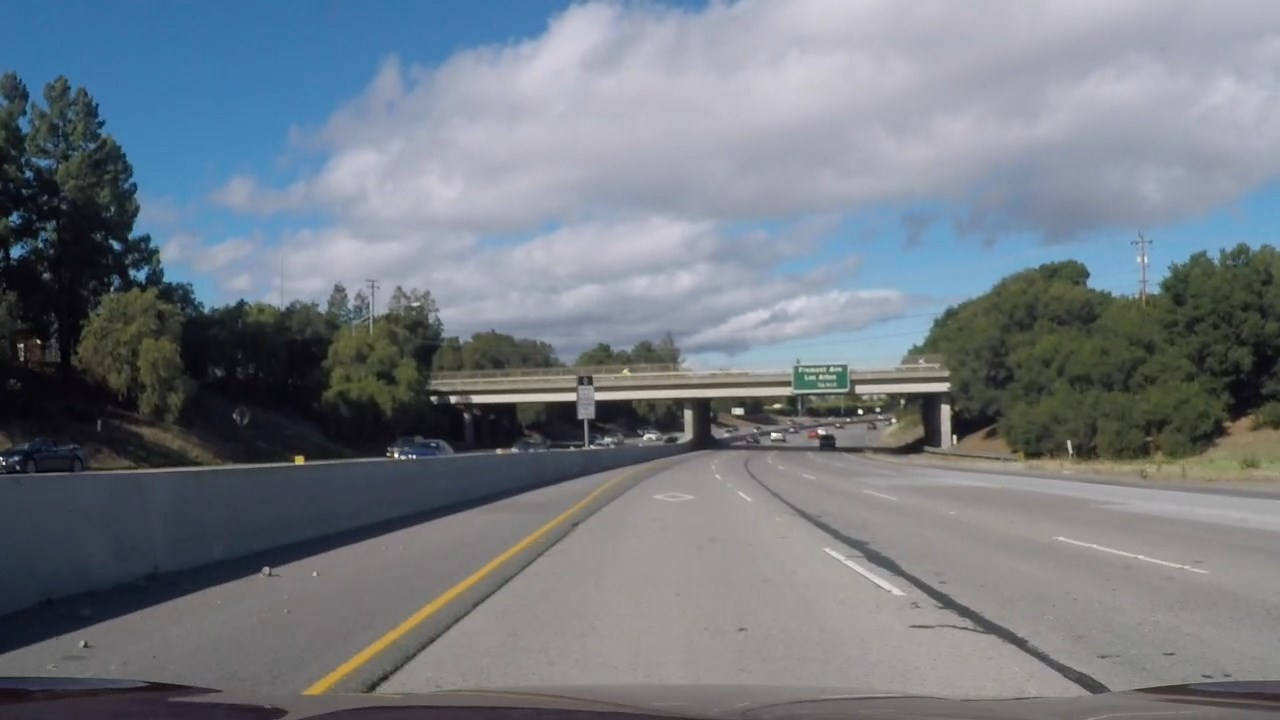
#> input picture test_images/challenge/challenge1.jpg, 1280 x 720 px; its folder holds only this picture in this run
$ python filter_test.py   (older library calls are emulated)
#> lines starting #> are read from the running program, lines starting #| are printed output that depends on the picture; after the words box and inside, x2 and y2 are one past the last pixel; in counts of white or black regions, pixels touching at a corner belong together
### imageProcessing.py
# -*- coding: utf-8 -*-
"""
Editor de Spyder

Este es un archivo temporal
"""

# Load calibration images. Show some examples (4 is ok)
# Save mtx and dist

import cv2
import numpy as np

# [65 lines left out: functions Calibration, perspectiveCal, not called in this run]


def birdEye(img, mtx, dist,M):

    dst = cv2.undistort(img, mtx, dist, None, mtx)
    img_size = (dst.shape[1], dst.shape[0])
    rectified = cv2.warpPerspective(dst, M, img_size, flags=cv2.INTER_LINEAR)

    return rectified

### imageFilter.py
# -*- coding: utf-8 -*-
"""
Created on Thu Oct  5 19:59:19 2017

@author: Toshiharu
"""
import cv2
import numpy as np
import matplotlib.pyplot as plt

# Create binary thresholded images to isolate lane line pixels
def abs_sobel_xy(img, sobel_kernel=3, orient='x',sxy_thresh=(0,255)):
    #gray = cv2.cvtColor(img, cv2.COLOR_RGB2GRAY)
    img = np.copy(img)
    # Take the derivative in x or y given orient = 'x' or 'y'
    if (orient == 'x'):
        sobel = cv2.Sobel(img, cv2.CV_64F, 1, 0, ksize = sobel_kernel)
    elif(orient == 'y'):
        sobel = cv2.Sobel(img, cv2.CV_64F, 0, 1, ksize = sobel_kernel)
    else:
        raise Exception("Invalid orientation")

    abs_sobel = np.absolute(sobel)   # Take the absolute value of the derivative or gradient
    scaled_sobel = np.uint8(255*abs_sobel/np.max(abs_sobel))  #Scale to 8-bit (0 - 255) then convert to type = np.uint8
    sxbinary = np.zeros_like(scaled_sobel)
    sxbinary[(scaled_sobel >= sxy_thresh[0]) & (scaled_sobel <= sxy_thresh[1])] = 1 # Create a mask of 1's

    return sxbinary

def dir_sobel(img, sobel_kernel=15, dir_thresh=(3.14/2*0.95, 3.14/2*1.05)):
    img = np.copy(img)
    # Apply the following steps to img
    # 1) Convert to grayscale
    #gray = cv2.cvtColor(img, cv2.COLOR_RGB2GRAY)
    # 2) Take the gradient in x and y separately
    sobelx = cv2.Sobel(img, cv2.CV_64F, 1, 0, ksize = sobel_kernel)
    sobely = cv2.Sobel(img, cv2.CV_64F, 0, 1, ksize = sobel_kernel)
    # 3) Take the absolute value of the x and y gradients
    abs_sobelx = np.absolute(sobelx)
    abs_sobely = np.absolute(sobely)
     # 4) Use np.arctan2(abs_sobely, abs_sobelx) to calculate the direction of the gradient
    directions = np.arctan2(abs_sobely, abs_sobelx)
    # 5) Create a binary mask where direction thresholds are met
    sxbinary = np.zeros_like(directions)
    sxbinary[(directions >= dir_thresh[0]) & (directions <= dir_thresh[1])] = 1

    return sxbinary

def mag_sobel(img, sobel_kernel=11, mag_thresh=(30,100)):
    img = np.copy(img)
    # Apply the following steps to img
    # 1) Convert to grayscale
    #gray = cv2.cvtColor(img, cv2.COLOR_RGB2GRAY)
    # 2) Take the gradient in x and y separately
    sobelx = cv2.Sobel(img, cv2.CV_64F, 1, 0, ksize = sobel_kernel)
    sobely = cv2.Sobel(img, cv2.CV_64F, 0, 1, ksize = sobel_kernel)
    # 3) Calculate the magnitude
    gradmag = np.sqrt(sobelx**2 + sobely**2)
    # 4) Scale to 8-bit (0 - 255) and convert to type = np.uint8
    scaled_sobel = np.uint8(255*gradmag/np.max(gradmag))
    # 5) Create a binary mask where mag thresholds are met
    sxbinary = np.zeros_like(scaled_sobel)
    sxbinary[(scaled_sobel >= mag_thresh[0]) & (scaled_sobel <= mag_thresh[1])] = 1

    return sxbinary


def Multifilter(img,s_thresh=(180, 255),b_thresh=(155,200),l_thresh=(225,255),sxy_thresh=(20,100), draw=False):

    s_channel = cv2.cvtColor(img, cv2.COLOR_RGB2HLS)[:,:,1]

    l_channel = cv2.cvtColor(img, cv2.COLOR_RGB2LUV)[:,:,0]

    b_channel = cv2.cvtColor(img, cv2.COLOR_RGB2Lab)[:,:,2]

    # Threshold color channel
    s_binary = np.zeros_like(s_channel)
    s_binary[(s_channel >= s_thresh[0]) & (s_channel <= s_thresh[1])] = 1

    b_binary = np.zeros_like(b_channel)
    b_binary[(b_channel >= b_thresh[0]) & (b_channel <= b_thresh[1])] = 1

    l_binary = np.zeros_like(l_channel)
    l_binary[(l_channel >= l_thresh[0]) & (l_channel <= l_thresh[1])] = 1

    gray = cv2.cvtColor(img, cv2.COLOR_RGB2GRAY).astype(np.float)
    sobelxy_binary = abs_sobel_xy(s_channel, sobel_kernel=3, orient='x',sxy_thresh=sxy_thresh)
    sobel_mag = mag_sobel(gray,sobel_kernel=3)
    sobel_dir = dir_sobel(gray)
    #color_binary = np.dstack((u_binary, s_binary, l_binary))

    combined_binary = np.zeros_like(s_binary)
 #   combined_binary[(s_binary == 1) | (b_binary == 1) | (sobelxy_binary==1)] = 1
    combined_binary[(s_binary == 1) | (b_binary == 1) ] = 1

    if (draw == True):
        # Plotting thresholded images
        f, ((ax1, ax2, ax3), (ax4,ax5, ax6)) = plt.subplots(2, 3, sharey='col', sharex='row', figsize=(10,4))
        f.tight_layout()

        ax1.set_title('Original Image', fontsize=16)
        ax1.imshow(img)

        ax2.set_title('S-HLS threshold', fontsize=16)
        ax2.imshow(s_binary, cmap='gray')

        ax3.set_title('B-LAB binary threshold', fontsize=16)
        ax3.imshow(b_binary, cmap='gray')

        ax4.set_title('L-LUV threshold', fontsize=16)
        ax4.imshow(l_binary, cmap='gray')

        ax5.set_title('sobelxy_binary threshold', fontsize=16)
        ax5.imshow(sobelxy_binary, cmap='gray')

        ax6.set_title('Combined color thresholds', fontsize=16)
        ax6.imshow(combined_binary, cmap='gray')


        plt.subplots_adjust(left=0., right=1, top=0.9, bottom=0.)

    return combined_binary

# [19 lines of commented-out code are left out]

### filter_test.py
# -*- coding: utf-8 -*-
"""
Created on Thu Oct  5 19:26:33 2017

@author: Toshiharu
"""
from imageProcessing import perspectiveCal,Calibration,birdEye
import cv2
import matplotlib.pyplot as plt

#Calibration(rows=6,cols=9,imagesFolder='camera_cal',show=False)
#
#correction = 4
#points_orig = np.float32([[(200, 720), (575+correction, 457), (715-correction,457), (1150, 720)]])
#points_world = np.float32([[(440, 720), (440, 0), (950, 0), (950, 720)]])
#
#perspectiveCal(points_orig,points_world,directory='camera_cal')


###########################################################################################
# Load camera lens distortion correction parameters
import pickle

calibration_par = 'camera_cal/calibration.p'
dist_pickle = pickle.load( open( calibration_par, "rb" ) )
#> (reads camera_cal/calibration.p from the repository)
mtx = dist_pickle["mtx"]
dist = dist_pickle["dist"]

# Load perpective matrices
perspective_mat = 'camera_cal/perspective.p'
dist_pickle = pickle.load( open( perspective_mat, "rb" ) )
#> (reads camera_cal/perspective.p from the repository)
M = dist_pickle["M"]
Minv = dist_pickle["Minv"]

############################################################################################

import numpy as np
import cv2
import glob

images = []
#images = glob.glob('test_images/straight_lines*.jpg')
images = glob.glob('test_images/challenge/challenge*.jpg')
# Step through the list and search for chessboard corners
from imageFilter import Multifilter

for idx, fname in enumerate(images):
    print(fname)
    img = cv2.cvtColor(cv2.imread(fname), cv2.COLOR_BGR2RGB)
    top_down = birdEye(img, mtx, dist,M)
    filtered_img = Multifilter(top_down,s_thresh=(150, 255),b_thresh=(140,200),l_thresh=(225,255),sxy_thresh=(30,100), draw=True)
#> in abs_sobel_xy, `sobel = cv2.Sobel(img, cv2.CV_64F, 1, 0, ksize = sobel_kernel)`:
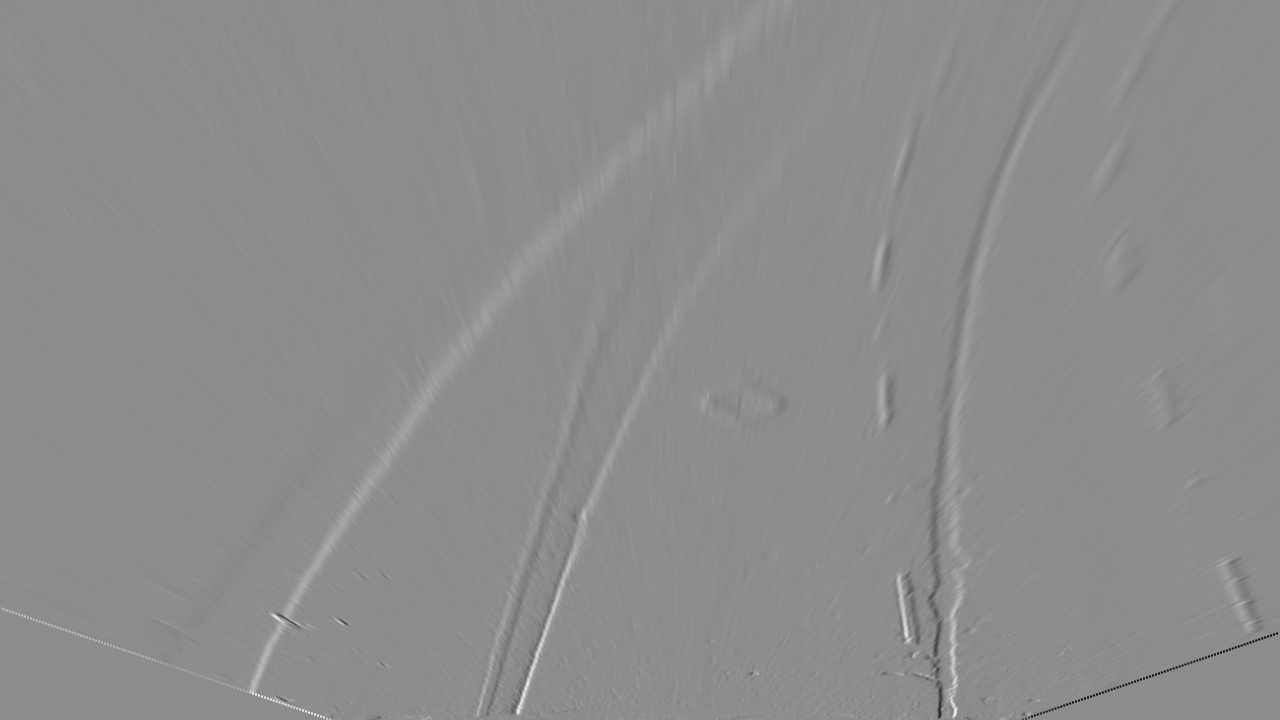
#> sobel: shape (720, 1280) float64; min -303, max 245, mean 0.4; drawn with min black and max white
#> in Multifilter, `sobelxy_binary = abs_sobel_xy(s_channel, sobel_kernel=3, orient='x',sx..`:
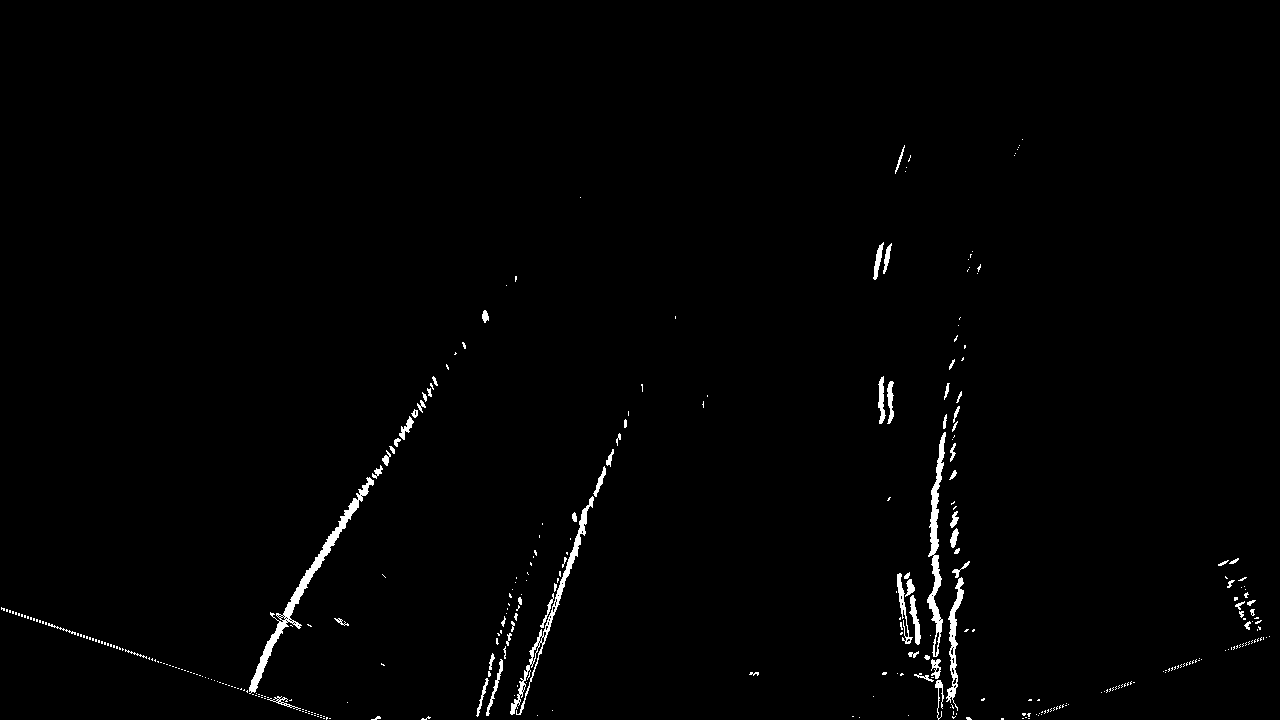
#> sobelxy_binary: shape (720, 1280); values 0 (black) and 1 (white), 1.2% white; 342 white regions (271 under 20 px), largest, box (x1, y1, x2, y2) and area: (249, 477, 374, 694) 1897, (927, 432, 946, 657) 1347, (510, 496, 594, 715) 1274
#> in mag_sobel, `sobely = cv2.Sobel(img, cv2.CV_64F, 0, 1, ksize = sobel_kernel)`:
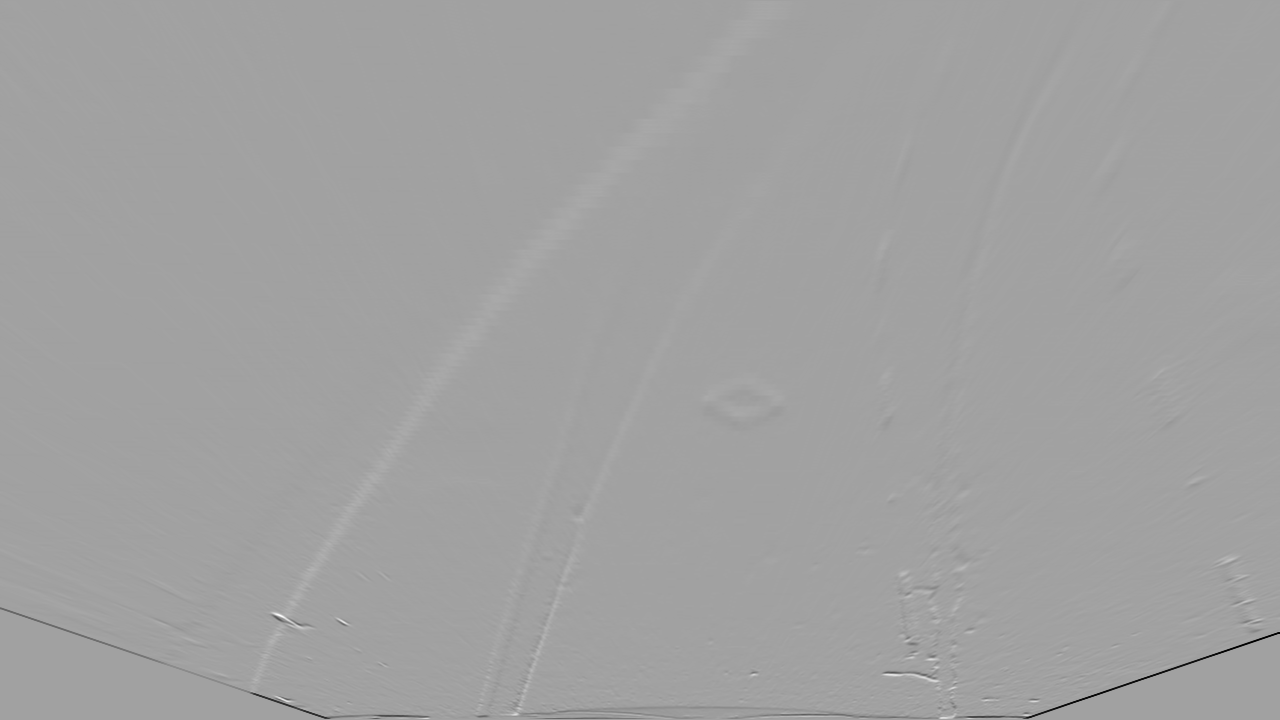
#> sobely: shape (720, 1280) float64; min -609, max 350, mean -0.5; drawn with min black and max white
#> in Multifilter, `sobel_mag = mag_sobel(gray,sobel_kernel=3)`: sobel_mag: shape (720, 1280); values 0 (black) and 1 (white), 0.51% white in thin lines or dots, all inside (x1, y1, x2, y2) = (0, 512, 1278, 720)
#> in dir_sobel, `directions = np.arctan2(abs_sobely, abs_sobelx)`:
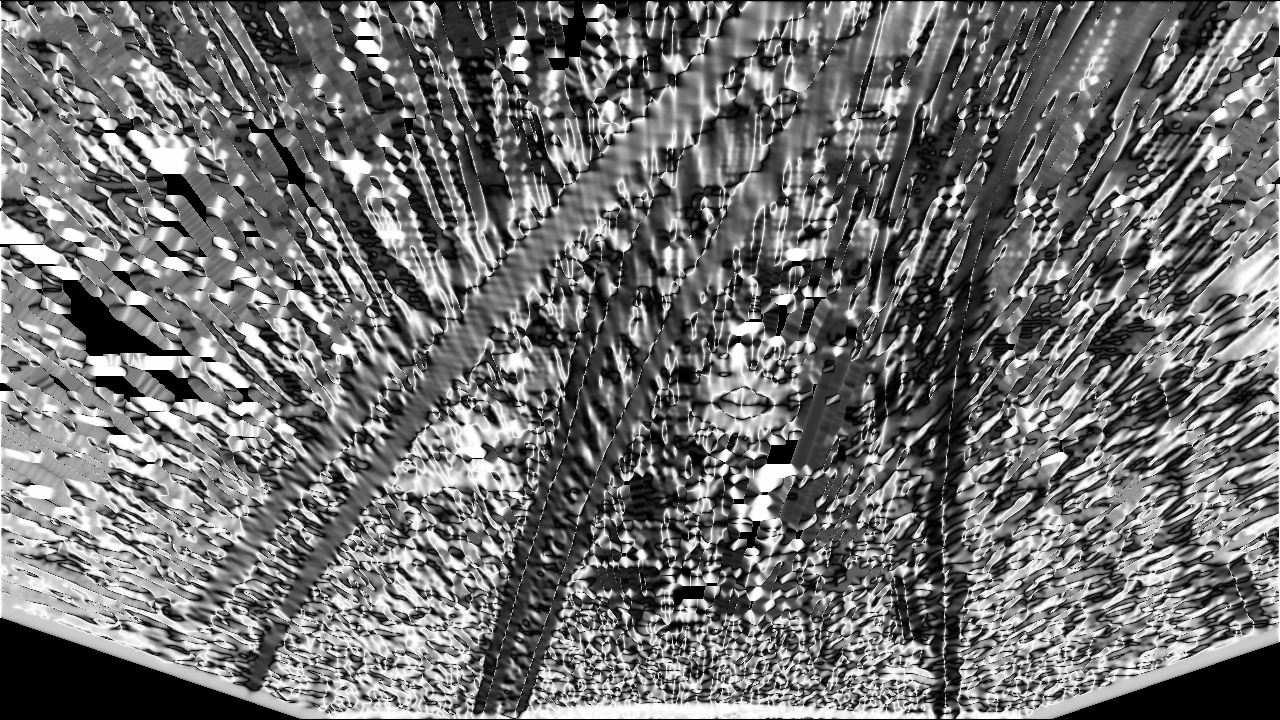
#> directions: shape (720, 1280) float64; min 0, max 1.57, mean 0.695; drawn with min black and max white
#> in Multifilter, `sobel_dir = dir_sobel(gray)`: sobel_dir: shape (720, 1280) float64; values 0 (black) and 1 (white), 5.8% white; 7991 white regions (7608 under 20 px), largest, box (x1, y1, x2, y2) and area: (554, 702, 739, 719) 1881, (131, 126, 186, 174) 1182, (1245, 184, 1280, 642) 996
#> filtered_img: shape (720, 1280); values 0 (black) and 1 (white), 19.1% white; 123 white regions (94 under 20 px), largest, box (x1, y1, x2, y2) and area: (610, 45, 956, 718) 117353, (1091, 129, 1280, 646) 42517, (476, 335, 602, 717) 7940
    filtered_rgb = np.dstack((filtered_img, filtered_img,filtered_img))*255
    plt.show()
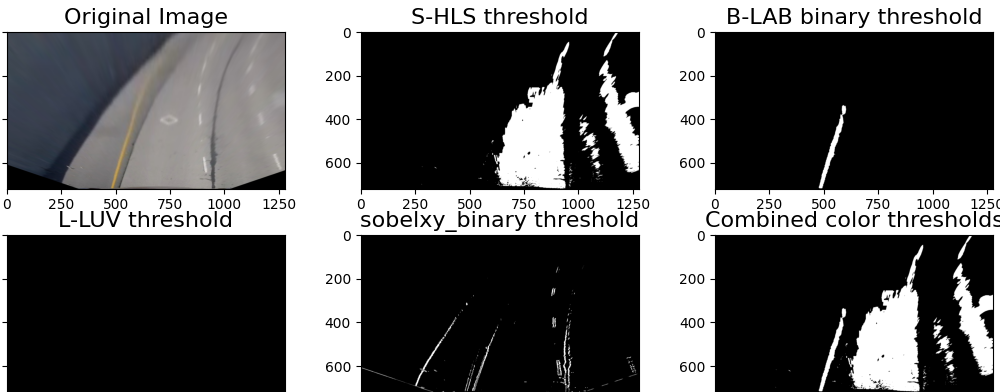
#> figure drawn by matplotlib, 6 panels
